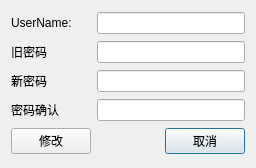
<?xml version="1.0" encoding="UTF-8"?>
<ui version="4.0">
 <class>QLoginModify</class>
 <widget class="QDialog" name="QLoginModify">
  <property name="geometry">
   <rect>
    <x>0</x>
    <y>0</y>
    <width>256</width>
    <height>168</height>
   </rect>
  </property>
  <property name="windowTitle">
   <string>QLoginModify</string>
  </property>
  <layout class="QGridLayout" name="gridLayout">
   <item row="1" column="0">
    <widget class="QLabel" name="label_2">
     <property name="text">
      <string>旧密码</string>
     </property>
    </widget>
   </item>
   <item row="2" column="0">
    <widget class="QLabel" name="label_3">
     <property name="text">
      <string>新密码</string>
     </property>
    </widget>
   </item>
   <item row="3" column="0">
    <widget class="QLabel" name="label_4">
     <property name="text">
      <string>密码确认</string>
     </property>
    </widget>
   </item>
   <item row="0" column="0">
    <widget class="QLabel" name="label">
     <property name="text">
      <string>UserName:</string>
     </property>
    </widget>
   </item>
   <item row="4" column="2">
    <widget class="QPushButton" name="pushButton">
     <property name="text">
      <string>取消</string>
     </property>
    </widget>
   </item>
   <item row="3" column="1" colspan="2">
    <widget class="QLineEdit" name="new_password_againlineEdit">
     <property name="echoMode">
      <enum>QLineEdit::Password</enum>
     </property>
    </widget>
   </item>
   <item row="2" column="1" colspan="2">
    <widget class="QLineEdit" name="new_passwordlineEdit">
     <property name="echoMode">
      <enum>QLineEdit::Password</enum>
     </property>
    </widget>
   </item>
   <item row="1" column="1" colspan="2">
    <widget class="QLineEdit" name="old_passwordlineEdit">
     <property name="echoMode">
      <enum>QLineEdit::Password</enum>
     </property>
    </widget>
   </item>
   <item row="0" column="1" colspan="2">
    <widget class="QLineEdit" name="UserNamelineEdit"/>
   </item>
   <item row="4" column="0">
    <widget class="QPushButton" name="button_change_ps">
     <property name="sizePolicy">
      <sizepolicy hsizetype="Minimum" vsizetype="Preferred">
       <horstretch>0</horstretch>
       <verstretch>0</verstretch>
      </sizepolicy>
     </property>
     <property name="text">
      <string>修改</string>
     </property>
    </widget>
   </item>
  </layout>
 </widget>
 <layoutdefault spacing="6" margin="11"/>
 <resources/>
 <connections/>
</ui>
